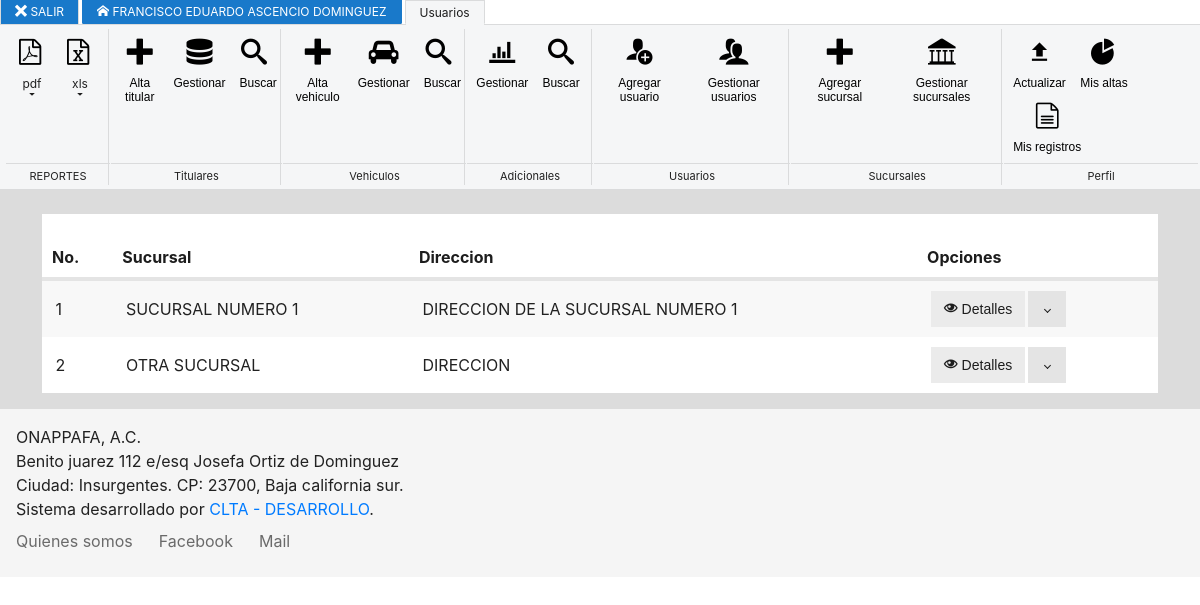
The page /gest_sucursales.php (signed in) on the database as committed earlier.
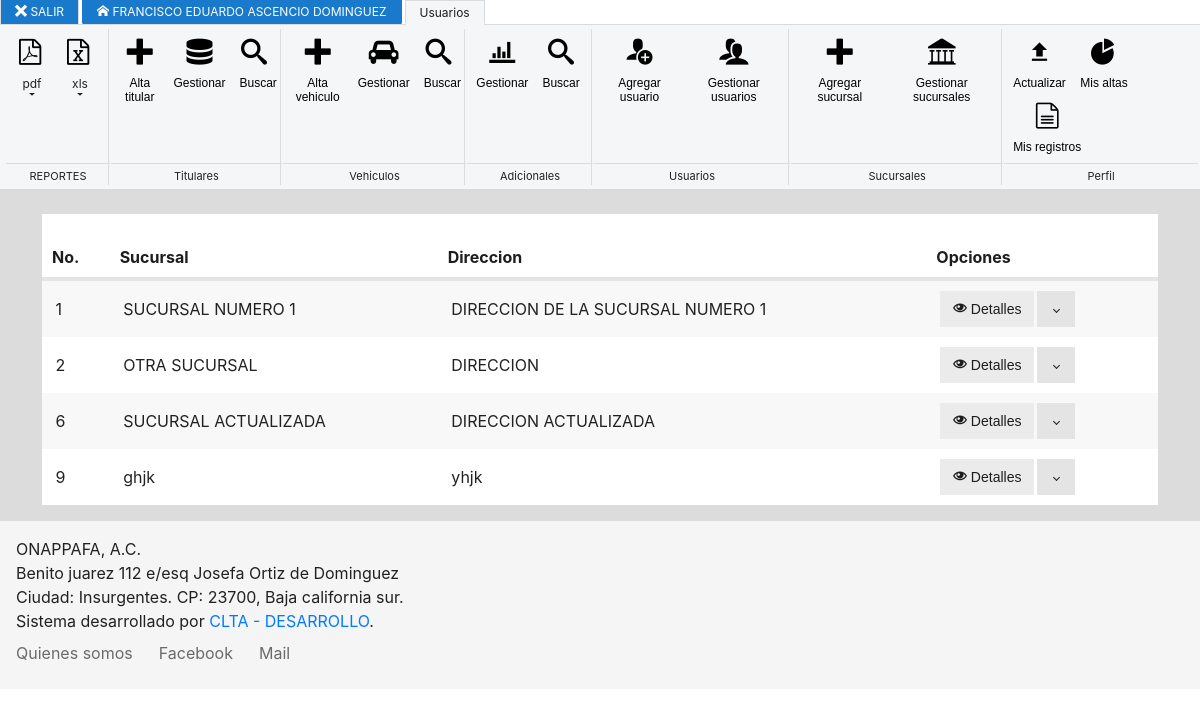
The same page on the database as committed later.
### tables this page shows
CREATE TABLE `sucursales` (
  `id` int(11) NOT NULL,
  `nombre` varchar(254) NOT NULL,
  `direccion` varchar(254) NOT NULL,
  `telefono` varchar(254) NOT NULL
);

### gest_sucursales.php (the view, shortened to what this page needs)
<? include 'func/header.php' ?>
<? require_once 'func/db.php' ?>
<br>
<div style="background-color: white;">
<br>
<table class="table striped">
    <thead>
    <tr>
        <th>No.</th>
        <th>Sucursal</th>
        <th>Direccion</th>
        <th>Opciones</th>
    </tr>
    </thead>
    <tbody>
    <?
    $conn = mysqli_connect($host,$user,$password,$db);
    $sql = "SELECT * FROM sucursales";
    $result = mysqli_query($conn,$sql);
    while($row = mysqli_fetch_array($result)){
    echo "
    <tr>
        <td>".$row[0]."</td>
        <td>".$row[1]."</td>
        <td>".$row[2]."</td>
        <td>".
        '<div class="split-button">
          <button class="button" onclick="Metro.dialog.open('."'#".$row[0]."'".')" ><span class="mif-eye"></span> Detalles</button>
          <button class="split dropdown-toggle"></button>
              <li><a onclick="Metro.dialog.open('."'#update".$row[0]."'".')"><span class="mif-pencil"></span> Editar</a></li>
              <li><a onclick="Metro.dialog.open('."'#delete".$row[0]."'".')"><span class="mif-bin"></span> Eliminar</a></li>
      </div>
      '."</td>
      <div class='dialog' data-role='dialog' id=".'delete'.$row[0].">
          <div class='dialog-title'>".'SUCURSAL: '."
          ".$row[1]."</div>
              <input  type='text' name='id' id='id' value=".'"'.$row[0].'"'." hidden>
      </div>
      <div class='dialog' data-role='dialog' id=".'update'.$row[0].">
            <div class='dialog-title'>".'USUARIO: '."
            ".$row[1]."</div>
                <input  type='text' name='id' id='id' value=".'"'.$row[0].'"'." hidden>
                <input  value=".'"'.$row[1].'"'." id=name name=name type=text  data-prepend=".'Nombre: '." placeholder=".'"Esciba nombre de sucursal"'." autofocus>
                <input  value=".'"'.$row[2].'"'." id=direccion name=direccion type=text  data-prepend=".'Direccion: '." placeholder=".'"Direccion sucursal"'." >
                <input  value=".'"'.$row[3].'"'." id=telefono name=telefono type=text  data-prepend=".'Telefono: '." placeholder=".'"Telfono de sucursal"'." >
        </div>
        <div class='dialog' data-role='dialog' id=".$row[0].">
            <div class='dialog-title'>".'SUCURSAL: '."
            ".$row[1]."</div>
                ID: ".$row[0]."
                <br>NOMBRE: ".$row[1]."
                <br>DIRECCION: ".$row[2]."
                <br>TELEFONO: ".$row[3]."
        </div>
      </tr>";
    }
    ?>
    </tbody>
</table>
</div>
<?php include 'func/footer.php' ?>

Rows that differ between the two databases and show on the page:
added sucursales: id "6", nombre "SUCURSAL ACTUALIZADA", direccion "DIRECCION ACTUALIZADA"
added sucursales: id "9", nombre "ghjk", direccion "yhjk"
